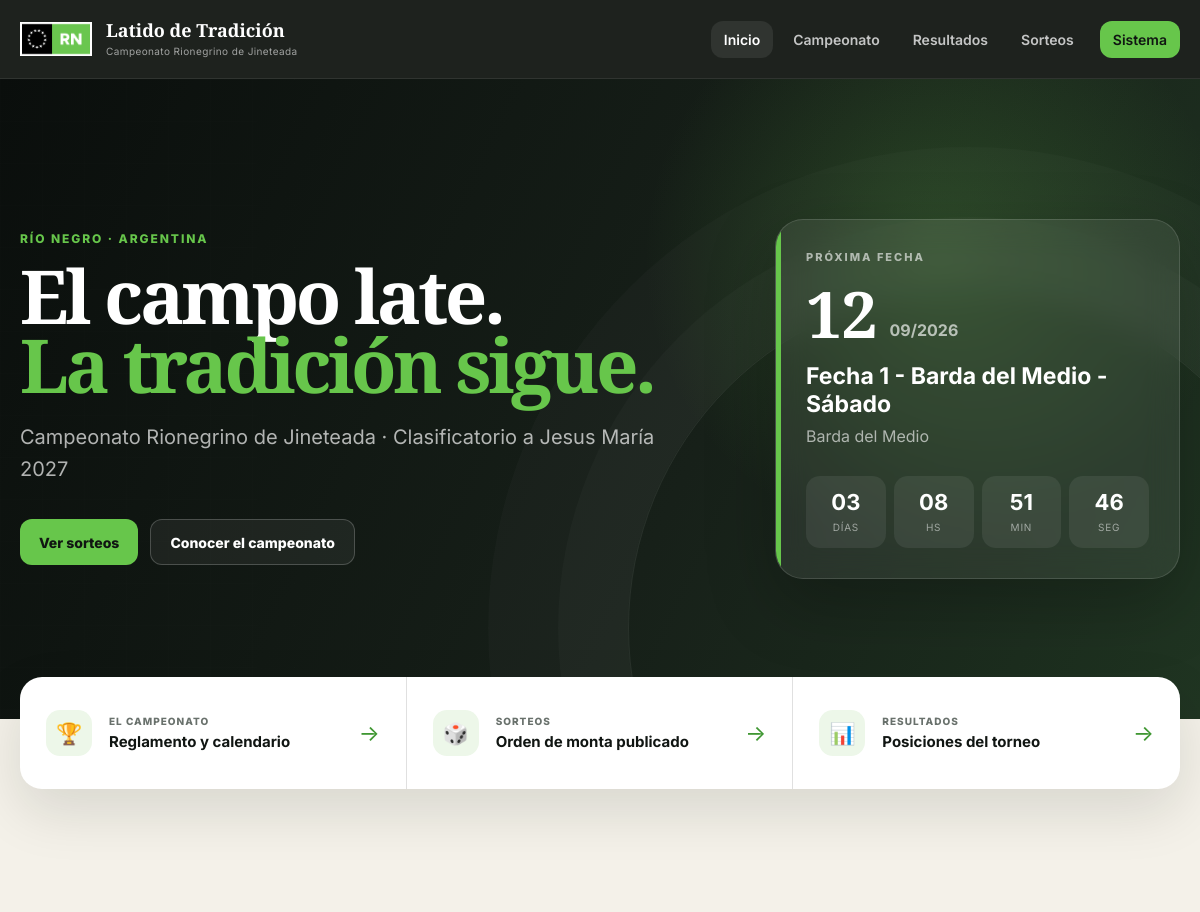
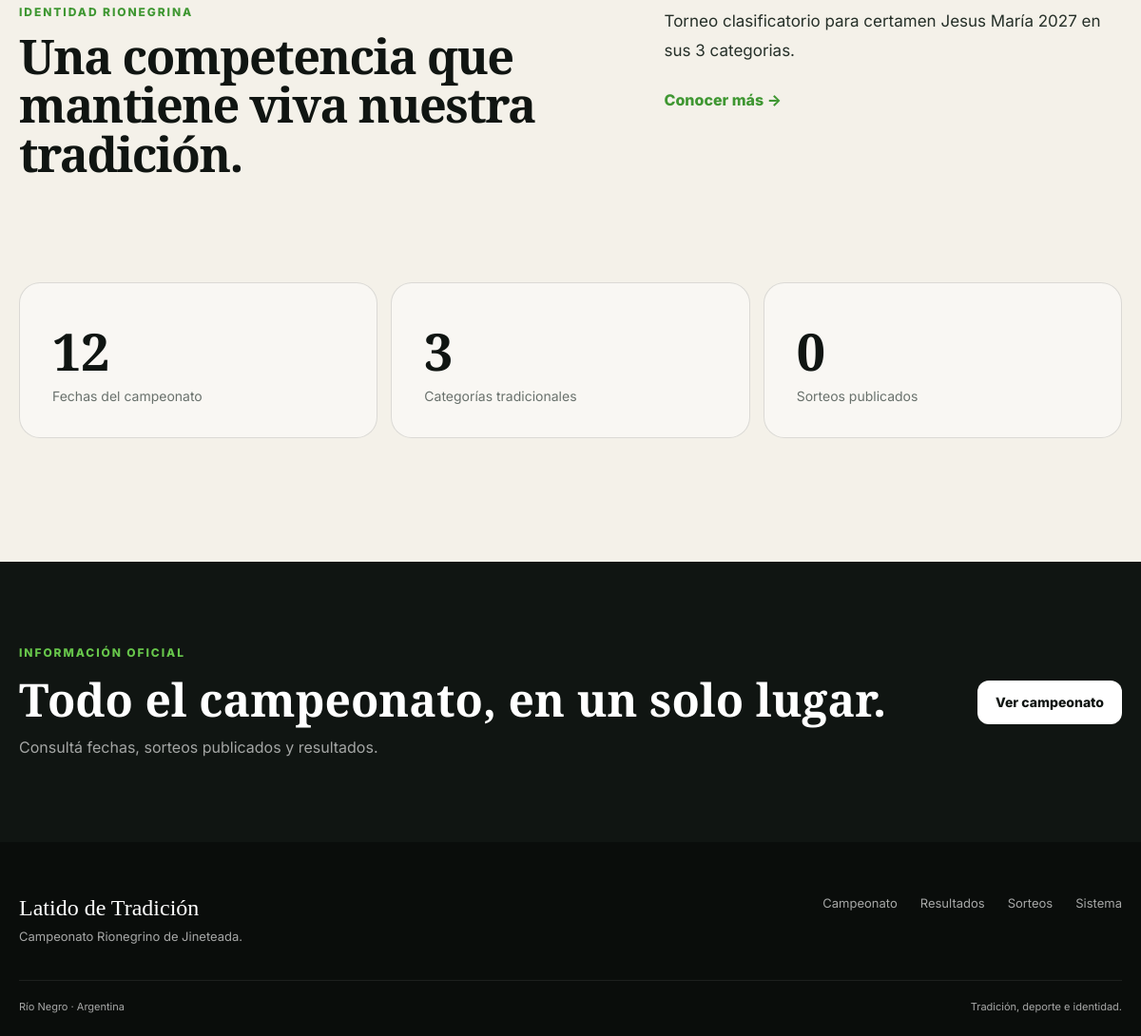
The page / on the database its author committed (2 pictures, top to bottom).
### app/models/campeonato.py (models this page shows)
class Campeonato(Base):
    __tablename__ = "campeonatos"
    id: Mapped[int] = mapped_column(
        primary_key=True,
        index=True,
    )
    nombre: Mapped[str] = mapped_column(
        String(150),
        nullable=False,
        index=True,
    )
    descripcion: Mapped[str | None] = mapped_column(
        Text,
        nullable=True,
    )
    fecha_inicio: Mapped[date | None] = mapped_column(
        Date,
        nullable=True,
    )
    fecha_fin: Mapped[date | None] = mapped_column(
        Date,
        nullable=True,
    )
    estado: Mapped[str] = mapped_column(
        String(20),
        nullable=False,
        default="borrador",
    )
    modo_prueba: Mapped[bool] = mapped_column(
        Boolean,
        nullable=False,
        default=False,
        server_default="0",
        index=True,
    )
    creado_en: Mapped[datetime] = mapped_column(
        DateTime,
        nullable=False,
        default=datetime.now,
    )
    fechas = relationship(
    "Fecha",
    back_populates="campeonato",
    cascade="all, delete-orphan",
    order_by="Fecha.fecha",
    )
    categorias = relationship(
    "Categoria",
    back_populates="campeonato",
    cascade="all, delete-orphan",
    order_by="Categoria.orden",
    )

### app/models/fecha.py (models this page shows)
class Fecha(Base):
    __tablename__ = "fechas"
    id: Mapped[int] = mapped_column(primary_key=True, index=True)
    campeonato_id: Mapped[int] = mapped_column(
        ForeignKey("campeonatos.id", ondelete="CASCADE"),
        nullable=False,
        index=True,
    )
    nombre: Mapped[str] = mapped_column(String(150), nullable=False)
    fecha: Mapped[date] = mapped_column(Date, nullable=False)
    localidad: Mapped[str] = mapped_column(String(100), nullable=False)
    provincia: Mapped[str | None] = mapped_column(String(100), nullable=True)
    lugar: Mapped[str | None] = mapped_column(String(150), nullable=True)
    organizador: Mapped[str | None] = mapped_column(String(150), nullable=True)
    estado: Mapped[str] = mapped_column(
        String(30),
        nullable=False,
        default="programada",
    )
    sorteada: Mapped[bool] = mapped_column(
        Boolean,
        nullable=False,
        default=False,
    )
    inscripcion_cerrada: Mapped[bool] = mapped_column(
        Boolean,
        nullable=False,
        default=False,
    )
    inscripcion_cerrada_en: Mapped[datetime | None] = mapped_column(
        DateTime,
        nullable=True,
    )
    observaciones: Mapped[str | None] = mapped_column(Text, nullable=True)
    youtube_url: Mapped[str | None] = mapped_column(
        String(500),
        nullable=True,
    )
    youtube_publicar: Mapped[bool] = mapped_column(
        Boolean,
        nullable=False,
        default=False,
    )
    creado_en: Mapped[datetime] = mapped_column(
        DateTime,
        default=datetime.utcnow,
        nullable=False,
    )
    campeonato = relationship(
        "Campeonato",
        back_populates="fechas",
    )

### app/routers/publico.py (the view)
@router.get("/", response_class=HTMLResponse)
def home_publico(
    request: Request,
    db: Session = Depends(get_db),
):
    campeonato = campeonato_oficial_actual(db)
    proxima_fecha = proxima_fecha_oficial(campeonato, db)
    youtube_url = None
    youtube_embed = None
    contador_objetivo = None
    if proxima_fecha is not None:
        contador_objetivo = (
            proxima_fecha.fecha.isoformat() + "T08:00:00-03:00"
        )
        if (
            proxima_fecha.youtube_publicar
            and proxima_fecha.youtube_url
        ):
            youtube_url = proxima_fecha.youtube_url
            youtube_embed = youtube_embed_url(youtube_url)
    cantidad_fechas = 0
    cantidad_sorteos_publicados = 0
    if campeonato is not None:
        cantidad_fechas = int(
            db.scalar(
                select(func.count(Fecha.id)).where(
                    Fecha.campeonato_id == campeonato.id
                )
            )
            or 0
        )
        cantidad_sorteos_publicados = int(
            db.scalar(
                select(func.count(Sorteo.id))
                .join(Fecha, Sorteo.fecha_id == Fecha.id)
                .where(
                    Fecha.campeonato_id == campeonato.id,
                    Sorteo.publicado == True,
                )
            )
            or 0
        )
    return templates.TemplateResponse(
        request=request,
        name="publico/home.html",
        context={
            "campeonato": campeonato,
            "proxima_fecha": proxima_fecha,
            "contador_objetivo": contador_objetivo,
            "youtube_url": youtube_url,
            "youtube_embed": youtube_embed,
            "cantidad_fechas": cantidad_fechas,
            "cantidad_sorteos_publicados": cantidad_sorteos_publicados,
            "menu_publico": "inicio",
        },
    )

### app/templates/publico/home.html (shortened to what this page needs)
{% extends "publico/base.html" %}
{% block content %}
<section class="hero">
    <div class="hero-pattern"></div>
    <div class="public-container hero-content">
        <div class="hero-copy">
            <div class="eyebrow">RÍO NEGRO · ARGENTINA</div>
            <h1>
                El campo late.<br>
                <span>La tradición sigue.</span>
            </h1>
            <p>
                Campeonato Rionegrino de Jineteada
                {% if campeonato %}· {{ campeonato.nombre }}{% endif %}
            </p>
            <div class="hero-actions">
                <a class="btn-public btn-primary-public" href="/publico/sorteos">
                    Ver sorteos
                </a>
                <a class="btn-public btn-ghost-public" href="/campeonato">
                    Conocer el campeonato
                </a>
            </div>
        </div>
        <div class="hero-card">
            <div class="hero-card-label">PRÓXIMA FECHA</div>
            {% if proxima_fecha %}
            <div class="hero-date">
                <strong>{{ proxima_fecha.fecha.strftime("%d") }}</strong>
                <span>{{ proxima_fecha.fecha.strftime("%m/%Y") }}</span>
            </div>
            <h2>{{ proxima_fecha.nombre }}</h2>
            <p>
                {{ proxima_fecha.localidad }}
            </p>
            <div
                class="countdown"
                data-countdown="{{ contador_objetivo }}"
            >
                <div><strong data-days>--</strong><span>Días</span></div>
                <div><strong data-hours>--</strong><span>Hs</span></div>
                <div><strong data-minutes>--</strong><span>Min</span></div>
                <div><strong data-seconds>--</strong><span>Seg</span></div>
            </div>
            {% else %}
            <h2>Próximamente</h2>
            <p>La próxima fecha será publicada por la organización.</p>
            {% endif %}
        </div>
    </div>
</section>
<section class="quick-strip {% if youtube_url %}quick-strip-after-live{% endif %}">
    <div class="public-container quick-grid">
        <a class="quick-card" href="/campeonato">
            <span class="quick-icon">🏆</span>
            <div>
                <small>EL CAMPEONATO</small>
                <strong>Reglamento y calendario</strong>
            </div>
            <span class="quick-arrow">→</span>
        </a>
        <a class="quick-card" href="/publico/sorteos">
            <span class="quick-icon">🎲</span>
            <div>
                <small>SORTEOS</small>
                <strong>Orden de monta publicado</strong>
            </div>
            <span class="quick-arrow">→</span>
        </a>
        <a class="quick-card" href="/resultados">
            <span class="quick-icon">📊</span>
            <div>
                <small>RESULTADOS</small>
                <strong>Posiciones del torneo</strong>
            </div>
            <span class="quick-arrow">→</span>
        </a>
    </div>
</section>
<section class="section-public intro-section">
    <div class="public-container split-feature">
        <div>
            <div class="eyebrow dark">IDENTIDAD RIONEGRINA</div>
            <h2 class="section-title">
                Una competencia que mantiene viva nuestra tradición.
            </h2>
        </div>
        <div class="intro-copy">
            {% if campeonato and campeonato.descripcion %}
            <p>{{ campeonato.descripcion }}</p>
            {% else %}
            <p>
                Jineteadas, tropillas y protagonistas de distintos puntos de
                Río Negro reunidos en un campeonato pensado para reconocer la
                destreza, el respeto por el caballo y la cultura de nuestro campo.
            </p>
            {% endif %}
            <a class="text-link" href="/campeonato">Conocer más →</a>
        </div>
    </div>
</section>
<section class="section-public stats-section">
    <div class="public-container">
        <div class="stats-grid">
            <div class="stat-card">
                <strong>{{ cantidad_fechas }}</strong>
                <span>Fechas del campeonato</span>
            </div>
            <div class="stat-card">
                <strong>3</strong>
                <span>Categorías tradicionales</span>
            </div>
            <div class="stat-card">
                <strong>{{ cantidad_sorteos_publicados }}</strong>
                <span>Sorteos publicados</span>
            </div>
        </div>
    </div>
</section>
<section class="section-public closing-banner">
    <div class="public-container closing-inner">
        <div>
            <div class="eyebrow">INFORMACIÓN OFICIAL</div>
            <h2>Todo el campeonato, en un solo lugar.</h2>
            <p>Consultá fechas, sorteos publicados y resultados.</p>
        </div>
        <a href="/campeonato" class="btn-public btn-light-public">Ver campeonato</a>
    </div>
</section>
{% endblock %}

### rows shown on the page
Campeonato: nombre "Clasificatorio a Jesus María 2027", descripcion "Torneo clasificatorio para certamen Jesus María 2027 en sus 3 categorias."
Fecha: fecha "12", fecha "09/2026", nombre "Fecha 1 - Barda del Medio - Sábado", localidad "Barda del Medio"

### other values the page prints
{{ cantidad_fechas }} "12"
{{ cantidad_sorteos_publicados }} "0"
